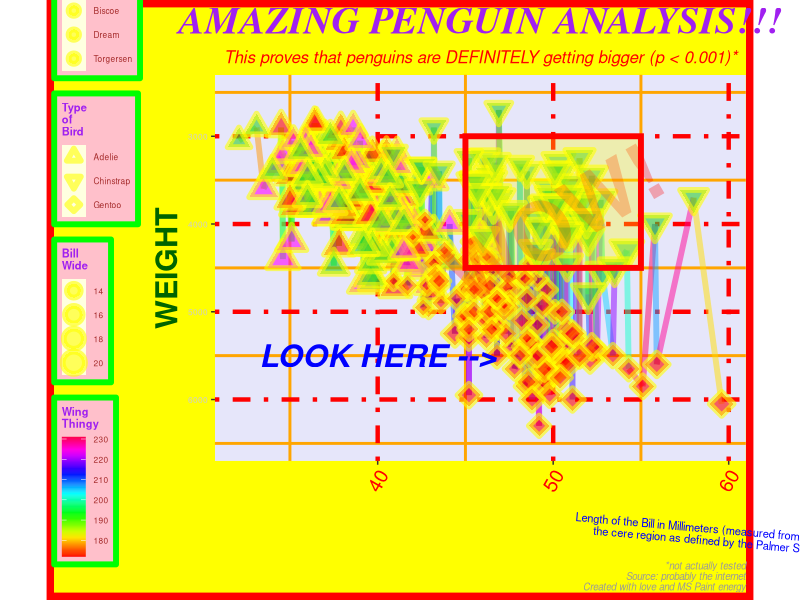
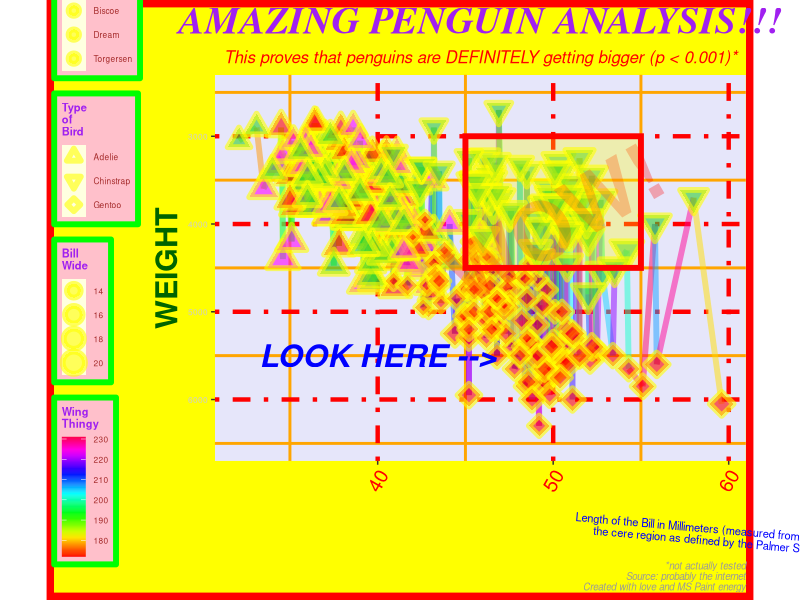

These figures' R source, in order: (Note: this script raises an error after producing the figures.)
# =============================================================================
# Lab 5: Create the Ugliest Plot Possible!
# Group 4, variant 5
# =============================================================================

library(conflicted)
library(tidyverse)

conflicts_prefer(dplyr::filter, dplyr::select)

# --- Load data ---
library(palmerpenguins)
data(penguins)
penguins_clean <- penguins |> drop_na()

# =============================================================================
# THE UGLIEST PLOT POSSIBLE
# Incorporating as many misleaders and bad practices as possible:
#
# From CALVI's 11 misleaders:
# 1. Truncated axis - y-axis doesn't start at 0
# 2. Inverted axis - reversed scale
# 3. Aspect ratio - distorted proportions
# 4. Dual axis - two unrelated y-axes
# 5. Area as length - misleading bubble sizes
# 6. Color misuse - rainbow + non-intuitive mapping
# 7. 3D effects (simulated) - unnecessary decoration
# 8. Missing labels / misleading labels
# 9. Cherry-picking data
# 10. Inappropriate chart type
# 11. Overplotting / clutter
# =============================================================================

ugly_plot <- ggplot(penguins_clean, aes(x = bill_length_mm, y = body_mass_g)) +

  # Use inappropriate geom (line for non-sequential data)
  geom_line(aes(color = flipper_length_mm), linewidth = 2, alpha = 0.5) +

  # Add points with terrible aesthetics
  geom_point(
    aes(size = bill_depth_mm, shape = species, fill = island),
    color = "yellow", stroke = 3, alpha = 0.6
  ) +

  # Rainbow color scale (worst for perception)
  scale_color_gradientn(colors = rainbow(20)) +
  scale_fill_manual(values = c("red", "lime green", "magenta")) +

  # Terrible shapes
  scale_shape_manual(values = c(24, 25, 23)) +

  # Inverted and truncated y-axis (misleader!)
  scale_y_reverse(limits = c(6500, 2500)) +

  # Distorted aspect ratio
  coord_fixed(ratio = 0.005) +

  # Excessive and misleading labels
  labs(
    title = "AMAZING PENGUIN ANALYSIS!!!",
    subtitle = "This proves that penguins are DEFINITELY getting bigger (p < 0.001)*",
    x = "Length of the Bill in Millimeters (measured from the tip to base including\nthe cere region as defined by the Palmer Station protocol v2.3)",
    y = "WEIGHT",
    caption = "*not actually tested\nSource: probably the internet\nCreated with love and MS Paint energy",
    color = "Wing\nThingy",
    fill = "Place",
    size = "Bill\nWide",
    shape = "Type\nof\nBird"
  ) +

  # Horrific theme
  theme(
    # Background colors
    plot.background = element_rect(fill = "yellow", color = "red", linewidth = 5),
    panel.background = element_rect(fill = "lavender"),
    panel.grid.major = element_line(color = "red", linewidth = 1.5, linetype = "dotdash"),
    panel.grid.minor = element_line(color = "orange", linewidth = 1),

    # Title formatting
    plot.title = element_text(
      family = "serif", size = 28, color = "purple",
      face = "bold.italic", hjust = 0.5
    ),
    plot.subtitle = element_text(
      size = 12, color = "red", face = "italic", hjust = 0.5
    ),

    # Axis formatting
    axis.title.x = element_text(size = 8, color = "blue", angle = -5),
    axis.title.y = element_text(size = 22, color = "darkgreen", face = "bold"),
    axis.text.x = element_text(size = 14, color = "red", angle = 60, hjust = 1),
    axis.text.y = element_text(size = 6, color = "gray80"),

    # Legend mess
    legend.background = element_rect(fill = "pink", color = "green", linewidth = 2),
    legend.key = element_rect(fill = "lightyellow"),
    legend.title = element_text(face = "bold", color = "purple", size = 8),
    legend.text = element_text(size = 6, color = "brown"),
    legend.position = "left",

    # Caption
    plot.caption = element_text(size = 7, color = "gray60", face = "italic")
  ) +

  # Add unnecessary annotation
  annotate("text", x = 50, y = 4000, label = "WOW!",
           size = 20, color = "red", alpha = 0.3, angle = 30,
           fontface = "bold") +
  annotate("text", x = 40, y = 5500, label = "LOOK HERE -->",
           size = 8, color = "blue", fontface = "bold.italic") +
  annotate("rect", xmin = 45, xmax = 55, ymin = 3000, ymax = 4500,
           fill = "yellow", alpha = 0.3, color = "red", linewidth = 2)

ugly_plot
ggsave("Lab5/ugliest_plot.png", width = 14, height = 10, dpi = 150)

# =============================================================================
# BAD PRACTICES CATALOG (with individual examples)
# =============================================================================

# 1. Truncated Y-axis (misleading bar chart)
set.seed(42)
bad_data <- tibble(
  category = c("Product A", "Product B"),
  sales = c(98, 102)
)

p_bad1 <- ggplot(bad_data, aes(category, sales, fill = category)) +
  geom_col(show.legend = FALSE) +
  scale_y_continuous(limits = c(95, 105)) +  # Truncated!
  labs(title = "MISLEADING: Truncated Y-axis",
       subtitle = "Looks like 5x difference, actually ~4%") +
  scale_fill_manual(values = c("coral", "steelblue")) +
  theme_minimal()

p_good1 <- ggplot(bad_data, aes(category, sales, fill = category)) +
  geom_col(show.legend = FALSE) +
  scale_y_continuous(limits = c(0, 110)) +  # Proper scale
  labs(title = "CORRECT: Y-axis from 0",
       subtitle = "True proportion visible") +
  scale_fill_manual(values = c("coral", "steelblue")) +
  theme_minimal()

p_bad1 + p_good1
ggsave("Lab5/misleader_truncated_axis.png", width = 10, height = 5)

# 2. Pie chart vs bar chart
pie_data <- tibble(
  category = LETTERS[1:6],
  value = c(23, 21, 19, 17, 12, 8)
)

p_bad2 <- ggplot(pie_data, aes(x = "", y = value, fill = category)) +
  geom_col(width = 1) +
  coord_polar("y") +
  labs(title = "MISLEADING: Pie Chart",
       subtitle = "Hard to compare similar values") +
  theme_void()

p_good2 <- ggplot(pie_data, aes(x = reorder(category, value), y = value,
                                fill = category)) +
  geom_col(show.legend = FALSE) +
  coord_flip() +
  labs(title = "BETTER: Ordered Bar Chart",
       subtitle = "Easy to compare values", x = "", y = "Value") +
  theme_minimal()

p_bad2 + p_good2
ggsave("Lab5/misleader_pie_vs_bar.png", width = 12, height = 5)

# 3. Rainbow colormap vs perceptually uniform
p_bad3 <- ggplot(faithfuld, aes(waiting, eruptions, fill = density)) +
  geom_tile() +
  scale_fill_gradientn(colors = rainbow(7)) +
  labs(title = "BAD: Rainbow colormap") +
  theme_minimal()

p_good3 <- ggplot(faithfuld, aes(waiting, eruptions, fill = density)) +
  geom_tile() +
  scale_fill_viridis_c() +
  labs(title = "GOOD: Viridis (perceptually uniform)") +
  theme_minimal()

p_bad3 + p_good3
ggsave("Lab5/misleader_rainbow_vs_viridis.png", width = 12, height = 5)

# =============================================================================
# CHART MAKEOVER: From ugly to beautiful
# =============================================================================

# Before (ugly)
p_before <- ggplot(penguins_clean, aes(body_mass_g, flipper_length_mm)) +
  geom_point(color = "red", size = 5, shape = 17) +
  labs(title = "penguin data") +
  theme(
    plot.background = element_rect(fill = "lightyellow"),
    panel.background = element_rect(fill = "lightblue"),
    panel.grid = element_line(color = "red")
  )

# After (clean)
p_after <- ggplot(penguins_clean, aes(body_mass_g, flipper_length_mm,
                                      color = species)) +
  geom_point(alpha = 0.7, size = 2) +
  geom_smooth(method = "lm", se = FALSE, linewidth = 0.8) +
  scale_color_brewer(palette = "Set2") +
  labs(
    title = "Penguin Body Mass vs Flipper Length",
    subtitle = "Clear species-specific patterns with linear trends",
    x = "Body Mass (g)",
    y = "Flipper Length (mm)",
    color = "Species"
  ) +
  theme_minimal() +
  theme(legend.position = "bottom")

p_before + p_after +
  plot_annotation(title = "Chart Makeover: Before & After")
ggsave("Lab5/chart_makeover.png", width = 14, height = 6)

cat("\n=== Lab 5 complete! ===\n")
cat("The ugliest plot and misleader examples created.\n")
